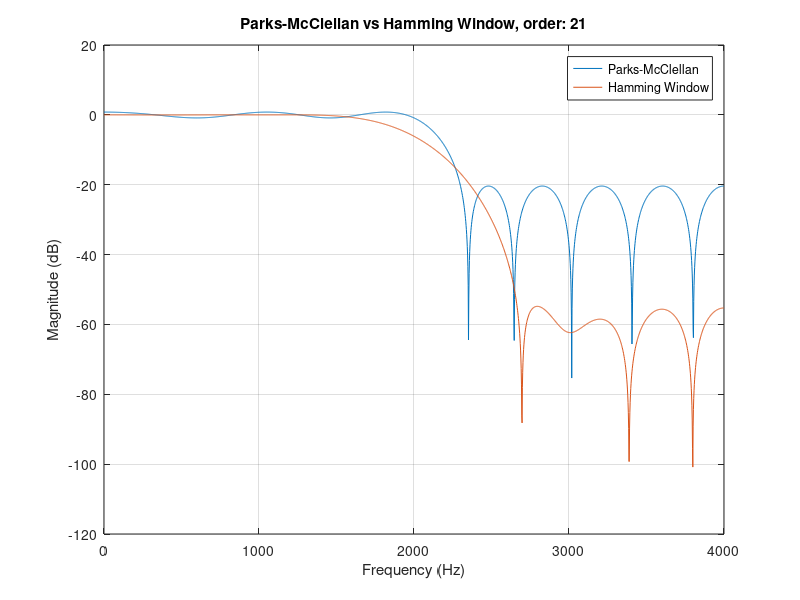
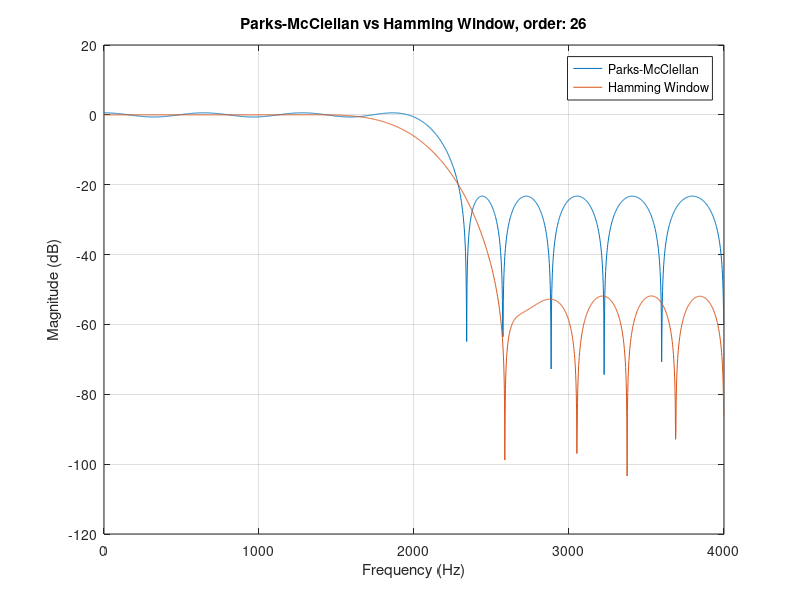
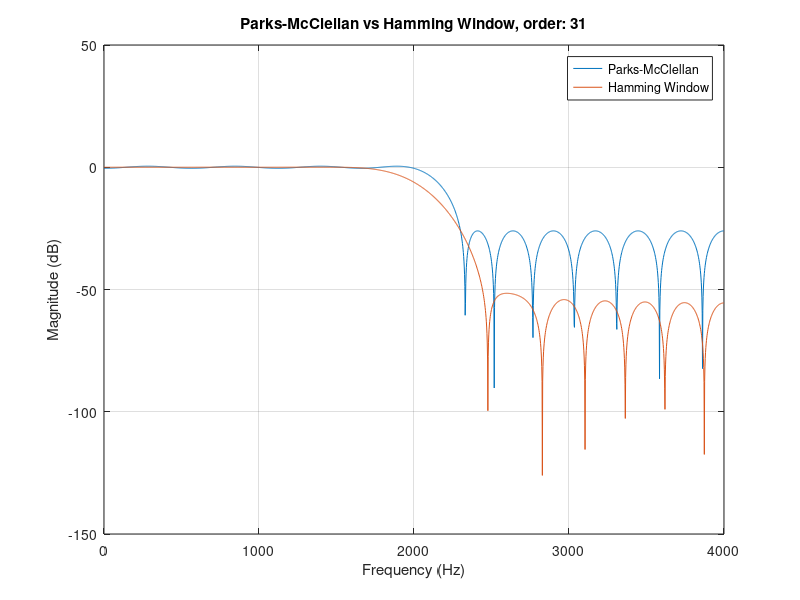
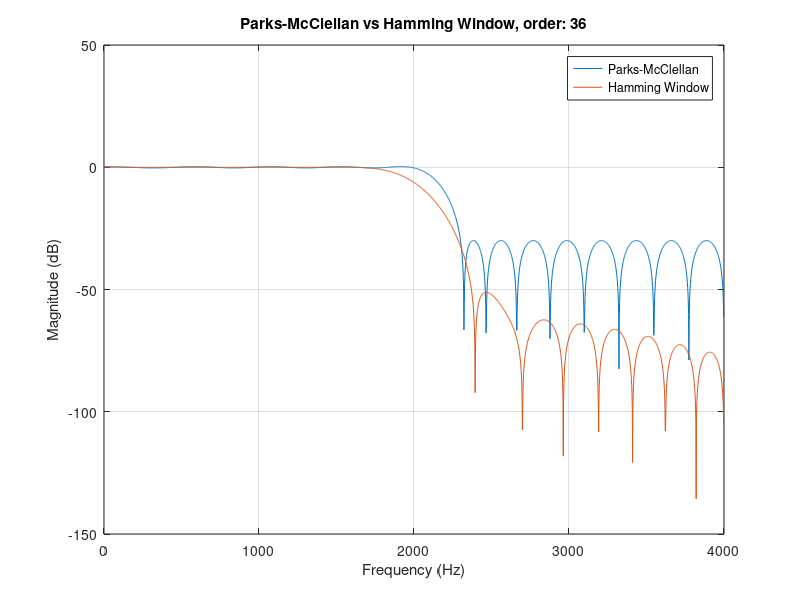

Here is the MATLAB script that generated these plots, in order:
clear all;
close all;

% Initialise variables
Fs = 8000; % Sampling freq in Hz
Fc = 2000; % Cutoff freq in Hz
Tb = 300; % Transition bandwidth in Hz
numSamp = 2048; % Number of samples for freq response
nF = Fs/2; % Nyquist Frequency - Max frequency in the band

% Normalise Fc and Tb
FcNorm = Fc/nF;
TbNorm = Tb/nF;

% Create normalised freq vector, and the respective amplititudes vector
f = [0 FcNorm FcNorm+TbNorm 1]; % Range 0-1 in ascending order
a = [1 1 0 0];

for n = 20:5:50 % Loop from 21 to 51 coefficients in steps of 5
   
    figure();
    
    % Using Parks-Mclellan
    b=firpm(n,f,a); % Outputs nth+1 order coefficients
    [h,freq] = freqz(b,1,numSamp,Fs);
    
    % Using Hamming Window
    bHamming=fir1(n,FcNorm); % Outputs nth+1 order coefficients
    [hH,fH] = freqz(bHamming,1,numSamp,Fs); 
    
    % Plot magnitude response
    plot(freq,20*log10(abs(h)),fH,20*log10(abs(hH)));
    title(['Parks-McClellan vs Hamming Window, order: ' num2str(n+1)]);
    xlabel('Frequency (Hz)');
    ylabel('Magnitude (dB)');
    legend('Parks-McClellan','Hamming Window');
    grid on;
end
